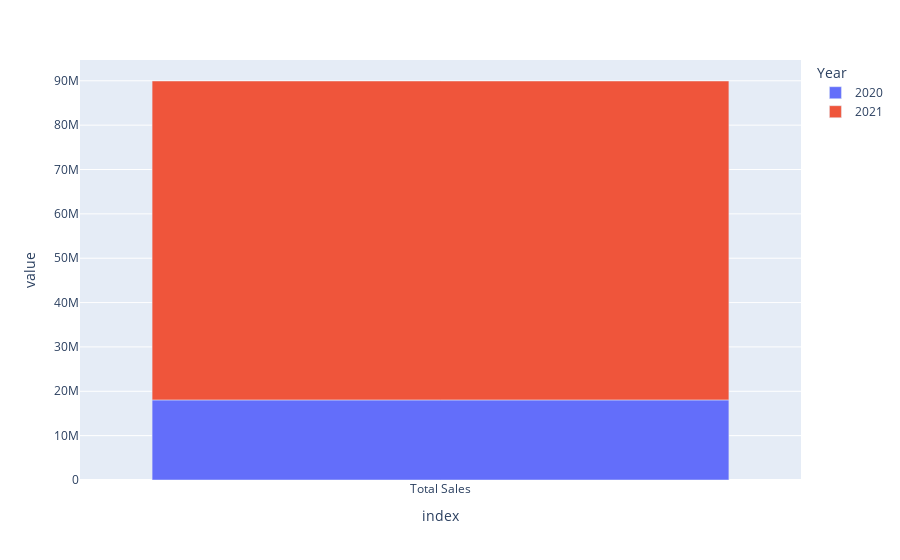

Write notebook code for a chart like this one.
### Code cell
px.bar(pd.pivot_table(data=df[['Total Sales','Year']],index=['Year'],aggfunc='sum').T)

### Figure 1 — Plotly figure (JSON) as saved in the notebook; plotly's stock layout.template omitted (floating-point values rounded to 4 significant figures)
{"data": [{"alignmentgroup": "True", "hovertemplate": "Year=2020<br>index=%{x}<br>value=%{y}<extra></extra>", "legendgroup": "2020", "marker": {"color": "#636efa", "pattern": {"shape": ""}}, "name": "2020", "offsetgroup": "2020", "orientation": "v", "showlegend": true, "textposition": "auto", "type": "bar", "x": ["Total Sales"], "xaxis": "x", "y": [18055601], "yaxis": "y"}, {"alignmentgroup": "True", "hovertemplate": "Year=2021<br>index=%{x}<br>value=%{y}<extra></extra>", "legendgroup": "2021", "marker": {"color": "#EF553B", "pattern": {"shape": ""}}, "name": "2021", "offsetgroup": "2021", "orientation": "v", "showlegend": true, "textposition": "auto", "type": "bar", "x": ["Total Sales"], "xaxis": "x", "y": [71898185], "yaxis": "y"}], "layout": {"barmode": "relative", "legend": {"title": {"text": "Year"}, "tracegroupgap": 0}, "margin": {"t": 60}, "xaxis": {"anchor": "y", "domain": [0, 1], "title": {"text": "index"}}, "yaxis": {"anchor": "x", "domain": [0, 1], "title": {"text": "value"}}}}
